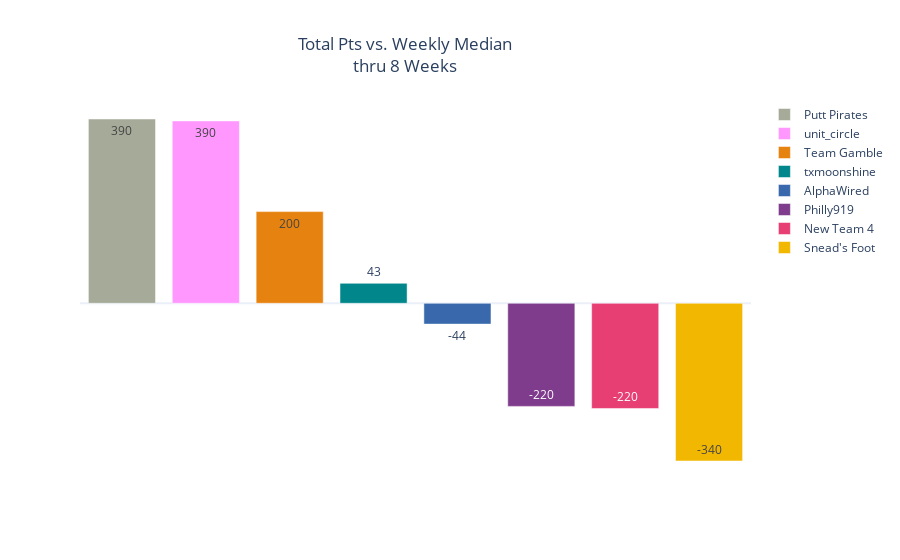

Source (notebook cell):
### Code cell
team_medians = pd.DataFrame(df.groupby('team',as_index=False)['median_delta'].sum()).sort_values(by='median_delta',ascending=False).reset_index(drop=True)

median_delta_bar = px.bar(team_medians,
                          text_auto='.2s',
                          color='team',
                          color_discrete_map=team_color,
                          title='Total Pts vs. Weekly Median<br>thru 8 Weeks',
                          template='plotly_white',
                          labels={'index':'', 'value':''}
                         )

median_delta_bar.update_layout(title_x=.5,
                               legend=dict(
                                   title=None,
#                                    orientation='h',
#                                    x=0,
#                                    y=0
                               )
                              )

median_delta_bar.update_xaxes(showticklabels=False)
median_delta_bar.update_yaxes(showticklabels=False, showgrid=False)
median_delta_bar.update_layout(hoverlabel=dict(font_size=18,font_family="Rockwell"),
                              title_x=.45,
                              showlegend=True,
#                               legend=dict(orientation='h',
#                                           yanchor="bottom",
#                                           y=-.1,
#                                           xanchor="center",
#                                           x=.5,
#                                           title='')
                              )

median_delta_bar.show()

### Figure 1 — Plotly figure (JSON) as saved in the notebook; plotly's stock layout.template omitted (floating-point values rounded to 4 significant figures)
{"data": [{"alignmentgroup": "True", "hovertemplate": "team=Putt Pirates<br>=%{y}<extra></extra>", "legendgroup": "Putt Pirates", "marker": {"color": "rgb(165,170,153)", "pattern": {"shape": ""}}, "name": "Putt Pirates", "offsetgroup": "Putt Pirates", "orientation": "v", "showlegend": true, "textposition": "auto", "texttemplate": "%{y:.2s}", "type": "bar", "x": [0], "xaxis": "x", "y": [393.1], "yaxis": "y"}, {"alignmentgroup": "True", "hovertemplate": "team=unit_circle<br>=%{y}<extra></extra>", "legendgroup": "unit_circle", "marker": {"color": "#FF97FF", "pattern": {"shape": ""}}, "name": "unit_circle", "offsetgroup": "unit_circle", "orientation": "v", "showlegend": true, "textposition": "auto", "texttemplate": "%{y:.2s}", "type": "bar", "x": [1], "xaxis": "x", "y": [389.1], "yaxis": "y"}, {"alignmentgroup": "True", "hovertemplate": "team=Team Gamble<br>=%{y}<extra></extra>", "legendgroup": "Team Gamble", "marker": {"color": "rgb(230,131,16)", "pattern": {"shape": ""}}, "name": "Team Gamble", "offsetgroup": "Team Gamble", "orientation": "v", "showlegend": true, "textposition": "auto", "texttemplate": "%{y:.2s}", "type": "bar", "x": [2], "xaxis": "x", "y": [195.6], "yaxis": "y"}, {"alignmentgroup": "True", "hovertemplate": "team=txmoonshine<br>=%{y}<extra></extra>", "legendgroup": "txmoonshine", "marker": {"color": "rgb(0,134,139)", "pattern": {"shape": ""}}, "name": "txmoonshine", "offsetgroup": "txmoonshine", "orientation": "v", "showlegend": true, "textposition": "auto", "texttemplate": "%{y:.2s}", "type": "bar", "x": [3], "xaxis": "x", "y": [42.6], "yaxis": "y"}, {"alignmentgroup": "True", "hovertemplate": "team=AlphaWired<br>=%{y}<extra></extra>", "legendgroup": "AlphaWired", "marker": {"color": "rgb(57,105,172)", "pattern": {"shape": ""}}, "name": "AlphaWired", "offsetgroup": "AlphaWired", "orientation": "v", "showlegend": true, "textposition": "auto", "texttemplate": "%{y:.2s}", "type": "bar", "x": [4], "xaxis": "x", "y": [-44.4], "yaxis": "y"}, {"alignmentgroup": "True", "hovertemplate": "team=Philly919<br>=%{y}<extra></extra>", "legendgroup": "Philly919", "marker": {"color": "rgb(127,60,141)", "pattern": {"shape": ""}}, "name": "Philly919", "offsetgroup": "Philly919", "orientation": "v", "showlegend": true, "textposition": "auto", "texttemplate": "%{y:.2s}", "type": "bar", "x": [5], "xaxis": "x", "y": [-219.9], "yaxis": "y"}, {"alignmentgroup": "True", "hovertemplate": "team=New Team 4<br>=%{y}<extra></extra>", "legendgroup": "New Team 4", "marker": {"color": "rgb(231,63,116)", "pattern": {"shape": ""}}, "name": "New Team 4", "offsetgroup": "New Team 4", "orientation": "v", "showlegend": true, "textposition": "auto", "texttemplate": "%{y:.2s}", "type": "bar", "x": [6], "xaxis": "x", "y": [-224.4], "yaxis": "y"}, {"alignmentgroup": "True", "hovertemplate": "team=Snead's Foot<br>=%{y}<extra></extra>", "legendgroup": "Snead's Foot", "marker": {"color": "rgb(242,183,1)", "pattern": {"shape": ""}}, "name": "Snead's Foot", "offsetgroup": "Snead's Foot", "orientation": "v", "showlegend": true, "textposition": "auto", "texttemplate": "%{y:.2s}", "type": "bar", "x": [7], "xaxis": "x", "y": [-336.4], "yaxis": "y"}], "layout": {"barmode": "relative", "hoverlabel": {"font": {"family": "Rockwell", "size": 18}}, "legend": {"title": {}, "tracegroupgap": 0}, "showlegend": true, "title": {"text": "Total Pts vs. Weekly Median<br>thru 8 Weeks", "x": 0.45}, "xaxis": {"anchor": "y", "domain": [0, 1], "showticklabels": false, "title": {"text": ""}}, "yaxis": {"anchor": "x", "domain": [0, 1], "showgrid": false, "showticklabels": false, "title": {"text": ""}}}}
